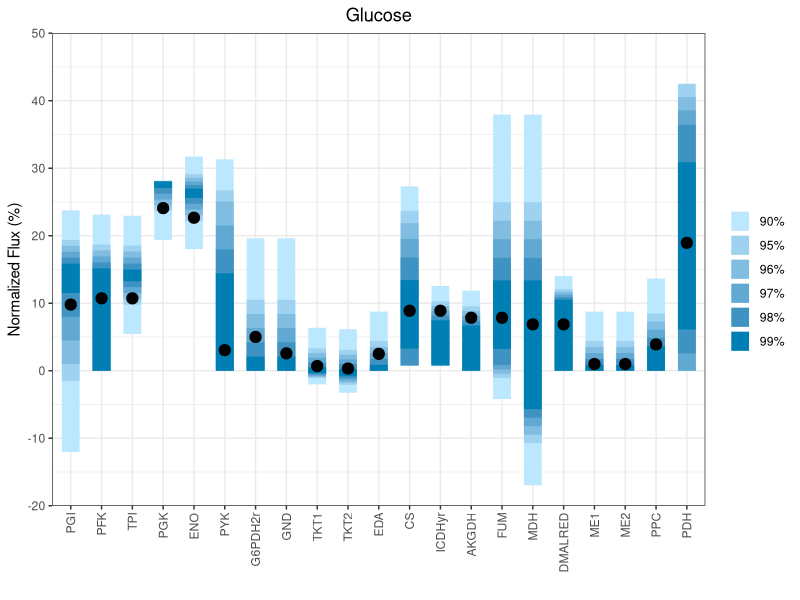
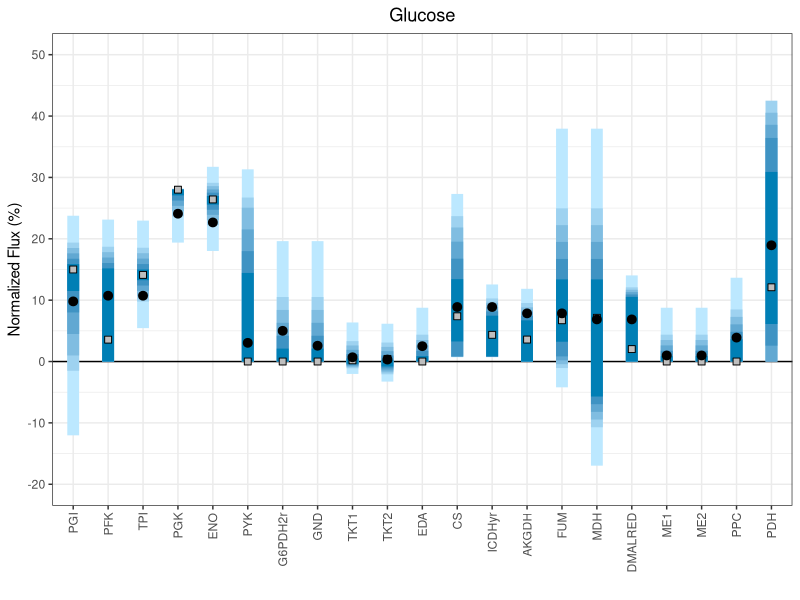

R code for these plots, in order:
#set Working directory
#use session>set working directory

library(reshape2)
library(dplyr)
library (ggplot2)
library(ggthemes)
library (RColorBrewer)
library(forcats)


#read data
#data <- read.csv('Summary table.csv')

#make a dataframe per condition
X95 <- read.csv('flux_pred_0.95.csv')
X96 <- read.csv('flux_pred_0.96.csv')
X97 <- read.csv('flux_pred_0.97.csv')
X98 <- read.csv('flux_pred_0.98.csv')
X99 <- read.csv('flux_pred_0.99.csv')
X90 <- read.csv('flux_pred_0.9.csv')


#plot with model IDS
ggplot(data = X99, aes(x=model_id, ymin = silico_LB, ymax = silico_UB))+
  geom_linerange(data = X90,size = 6, aes(color = '90%'))+
  geom_linerange(data = X95,size = 6, aes(color = '95%'))+
  geom_linerange(data = X96,size = 6, aes(color = '96%'))+
  geom_linerange(data = X97,size = 6, aes(color = '97%'))+
  geom_linerange(data = X98,size = 6, aes(color = '98%'))+
  geom_linerange(data = X99,size = 6, aes(color = '99%'))+
  geom_pointrange(data=X99, aes(x= model_id, y = abs(Flux_x), ymin=abs(LB),ymax=abs(UB)), color = 'black', size = 0.7)+
  theme_bw()+
  ylab("Normalized Flux (%)")+
  ggtitle('Glucose')+
  theme(plot.title = element_text(hjust = 0.5))+
  scale_y_continuous(expand = c(0, 0),limits = c(-20,50), breaks= seq(-20,50,by=10))+
  scale_colour_manual("", 
                      breaks = c("90%", "95%", "96%", "97%","98%", "99%", "Measured"),
                      values = c("#BCE8FF", "#9ED2F0","#80BDE1", "#61A8D2", "#3F93C3","#007FB5",'black'),
                      labs('FVA threshold'))+
  theme(axis.text.x = element_text(angle = 90,hjust = 1, vjust=0.5))+
  aes(x = fct_inorder(model_id))+
  xlab("")

#now I want to add the pFBA data to this plot aswell

#import pFBA
pfba <- read.csv('flux_pred_pfba.csv')
#remove unneeded columns
pfba = subset(pfba, select = c(model_id, pfba) )

#merge the pfba dataframe with the X99 to be able to plot it later?
X99 <- merge(x = X99, y = pfba, by = c("model_id"),all = TRUE)

#now try to plot with fixed fluxes now
ggplot(data = X99, aes(x=model_id, ymin = silico_LB, ymax = silico_UB))+
  geom_hline(yintercept=0)+
  geom_linerange(data = X90,size = 4, aes(color = '90%'))+
  geom_linerange(data = X95,size = 4, aes(color = '95%'))+
  geom_linerange(data = X96,size = 4, aes(color = '96%'))+
  geom_linerange(data = X97,size = 4, aes(color = '97%'))+
  geom_linerange(data = X98,size = 4, aes(color = '98%'))+
  geom_linerange(data = X99,size = 4, aes(color = '99%'))+
  geom_point(data=X99, aes(x=model_id,y=abs(pfba), color = 'pFBA'), size = 2.0, color = 'grey', shape = 15)+
  geom_point(data=X99, aes(x=model_id,y=abs(pfba)), size = 2.0, color = 'black', shape = 0)+
  geom_pointrange(data=X99, aes(x= model_id, y = abs(Flux_x), ymin=abs(LB),ymax=abs(UB), color = "Measured"), color = 'black', size = 1.0, fatten = 2)+
  theme_bw()+
  ylab("Normalized Flux (%)")+
  ggtitle('Glucose')+
  theme(plot.title = element_text(hjust = 0.5))+
  scale_y_continuous(limits = c(-20,50), breaks= seq(-20,50,by=10))+
  scale_colour_manual("", 
                      breaks = c("90%", "95%", "96%", "97%","98%", "99%", "pFBA", "Measured"),
                      values = c("#BCE8FF", "#9ED2F0","#80BDE1", "#61A8D2", "#3F93C3","#007FB5", 'grey' ,'black'),
                      labels = c("90% FVA", "95% FVA", "96% FVA", "97% FVA", "98% FVA", "99% FVA", "pFBA", "Measured")) +
  theme(axis.text.x = element_text(angle = 90,hjust = 1, vjust=0.5))+
  aes(x = fct_inorder(model_id))+
  xlab("")+
  theme(legend.position = "none")
 
